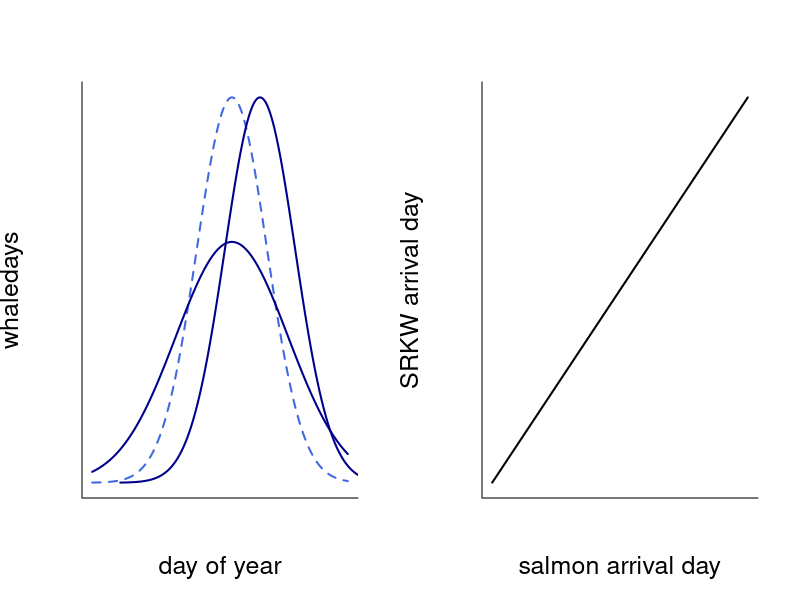

Recreate this plot in R.
#Script to make schematic figure of hypotheses tested with the SRKW work
#started October 8, 2019
#Create phenology curve for SRKWs:
meannum<-30
phenshift<-10
numshift<--5
doy<-seq(1,365,by=1)
whaledays<-dnorm(doy,mean=200,sd=50)
whaledays_shift<-dnorm(doy,mean=200,sd=80)

doy_shift<-doy+40
quartz(height=5,width=8)
par(mfrow=c(1,2))
plot(doy,whaledays, xlab= "day of year", xaxt="n",,yaxt="n", type="l", col = "royalblue",lty=2, lwd=2, cex.axis=1.5, cex.lab=1.5, bty="l")

lines(doy_shift,whaledays,lty=1, lwd=2,col="darkblue")
lines(doy,whaledays_shift,lty=1, lwd=2,col="darkblue")

plot(doy,doy, xlab= "salmon arrival day", xaxt="n",yaxt="n",ylab= "SRKW arrival day", type="l", lty=1, lwd=2, cex.axis=1.5, cex.lab=1.5, bty="l")

